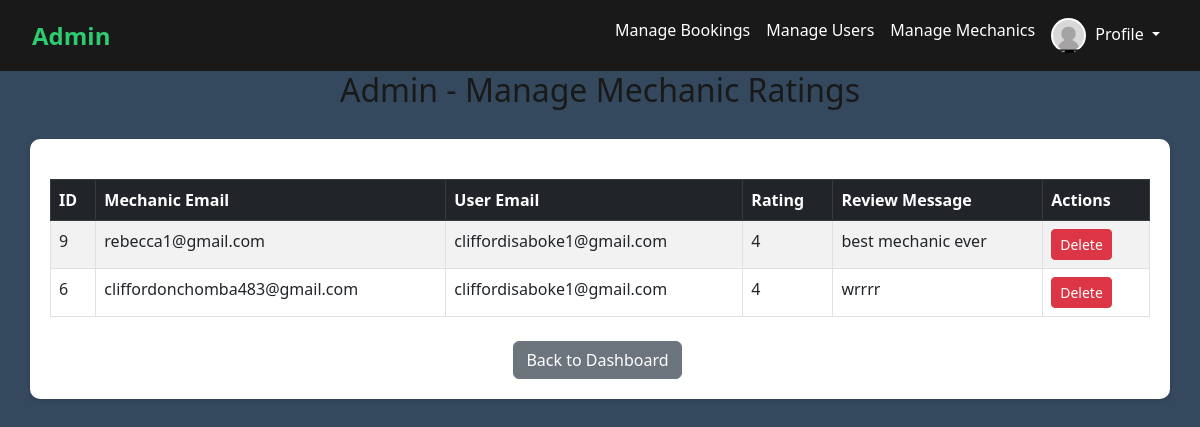
The page /loginup/admin_ratings.php (signed in) on the database its author committed.
### tables this page shows
CREATE TABLE `reviews` (
  `review_id` int(11) NOT NULL,
  `mechanic_email` varchar(255) NOT NULL,
  `user_email` varchar(255) NOT NULL,
  `rating` tinyint(4) NOT NULL,
  `review_message` text DEFAULT NULL,
  `created_at` timestamp NOT NULL DEFAULT current_timestamp()
);

### loginup/admin_ratings.php (the view, shortened to what this page needs)
<?php
require 'db_connect.php';
?>
<!DOCTYPE html>
<html lang="en">
<head>
  <link href="https://cdn.jsdelivr.net/npm/bootstrap@5.3.0/dist/css/bootstrap.min.css" rel="stylesheet">
</head>
<body>
  <div id="main-content">
<nav class="navbar navbar-expand-lg navbar-custom">
    <div class="container-fluid">
      <a class="navbar-brand" href="#">Admin</a>
      <div class="collapse navbar-collapse" id="adminNavbar">
        <ul class="navbar-nav ms-auto">
          <li class="nav-item"><a class="nav-link" href="admin_bookings.php">Manage Bookings</a></li>
          <li class="nav-item"><a class="nav-link" href="admin_users.php">Manage Users</a></li>
          <li class="nav-item"><a class="nav-link" href="admin_mechanics.php">Manage Mechanics</a></li>
          <li class="nav-item dropdown">
            <a class="nav-link dropdown-toggle" href="#" id="profileDropdown" role="button" data-bs-toggle="dropdown">
              <img src="../img/profile.jpeg" alt="Profile" class="profile-pic">
              <span>Profile</span>
            </a>
          </li>
        </ul>
      </div>
    </div>
  </nav>
  <h2>Admin - Manage Mechanic Ratings</h2>
  <div class="container">
    <table class="table table-striped table-bordered">
      <thead class="table-dark">
        <tr>
          <th>ID</th>
          <th>Mechanic Email</th>
          <th>User Email</th>
          <th>Rating</th>
          <th>Review Message</th>
          <th>Actions</th>
        </tr>
      </thead>
      <tbody>
        <?php
        $query = "SELECT * FROM reviews ORDER BY review_id DESC";
        $result = mysqli_query($conn, $query);
        if (mysqli_num_rows($result) > 0) {
          while ($row = mysqli_fetch_assoc($result)) {
            ?>
            <tr>
              <td><?php echo htmlspecialchars($row['review_id']); ?></td>
              <td><?php echo htmlspecialchars($row['mechanic_email']); ?></td>
              <td><?php echo htmlspecialchars($row['user_email']); ?></td>
              <td><?php echo htmlspecialchars($row['rating']); ?></td>
              <td><?php echo htmlspecialchars($row['review_message']); ?></td>
              <td>
                <a href="delete_review.php?review_id=<?php echo urlencode($row['review_id']); ?>" class="btn btn-danger btn-sm action-btn" onclick="return confirm('Are you sure you want to delete this review?');">Delete</a>
              </td>
            </tr>
            <?php
          }
        } else {
          echo '<tr><td colspan="6">No reviews found.</td></tr>';
        }
        ?>
      </tbody>
    </table>
    <div class="text-center mt-4">
      <a href="admin_dashboard.php" class="btn btn-secondary">Back to Dashboard</a>
    </div>
  </div>
</body>
</html>

### loginup/admin_ratings.php (style rules this page uses)
body { background: #34495e; font-family: 'Segoe UI', Tahoma, Geneva, Verdana, sans-serif; }
.navbar-custom { background-color: #191919; padding: 10px 20px; }
.navbar-custom .navbar-brand { color: #2ecc71; font-weight: bold; font-size: 24px; }
.navbar-custom .nav-link { color: white !important; }
.profile-pic { width: 35px; height: 35px; border-radius: 50%; margin-right: 5px; }
.container { margin-top: 30px; background: #fff; padding: 20px; border-radius: 10px; box-shadow: 0 2px 5px rgba(0,0,0,0.1); }
h2 { text-align: center; margin-bottom: 20px; color: #191919; }
table { width: 100%; margin-top: 20px; }
.btn { margin-right: 5px; }

### rows shown on the page
reviews: review_id "9", mechanic_email "rebecca1@gmail.com", user_email "cliffordisaboke1@gmail.com", rating "4", review_message "best mechanic ever"
reviews: review_id "6", mechanic_email "cliffordonchomba483@gmail.com", user_email "cliffordisaboke1@gmail.com", rating "4", review_message "wrrrr"
